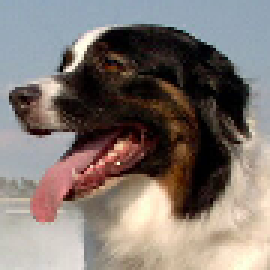
#> input picture Semester_1/Data Preparation and Governance/Week 2/Dog_face.png, 90 x 90 px (shown 3 times larger)
$ jupyter execute notebooks_week2-ReadImage-code.ipynb
#> lines starting #> are read from the running program, lines starting #| are printed output that depends on the picture
[cell 1]
# AIG150 Winter 2024
# Week 2 Sample Code
# Asma M Paracha
# unstructured file

[cell 2]
# the necessary imports
from skimage.io import imread
from skimage.transform import resize
from matplotlib import pyplot as plt
import matplotlib.cm as cm

[cell 3]
# reading the image file and print it on screen
example_file = ("Dog_face.png")
image = imread(example_file)
#> image is the input picture: shape (90, 90, 3); mean R, G, B 129, 119.1, 113.4
plt.imshow(image)
plt.show()

[cell 4]
# print the type and size of data
print("data type: %s, shape: %s" % (type(image), image.shape))
#| data type: <class 'numpy.ndarray'>, shape: (90, 90, 3)

[cell 5]
# crop the image and then print it
image2 = image[5:70,0:70]
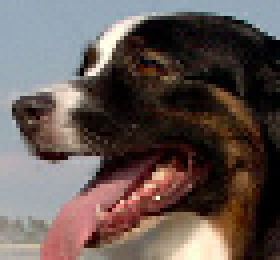
#> image2: shape (65, 70, 3) (shown 4 times larger); mean R, G, B 100, 86.9, 82.9
plt.imshow(image2)
plt.show()
